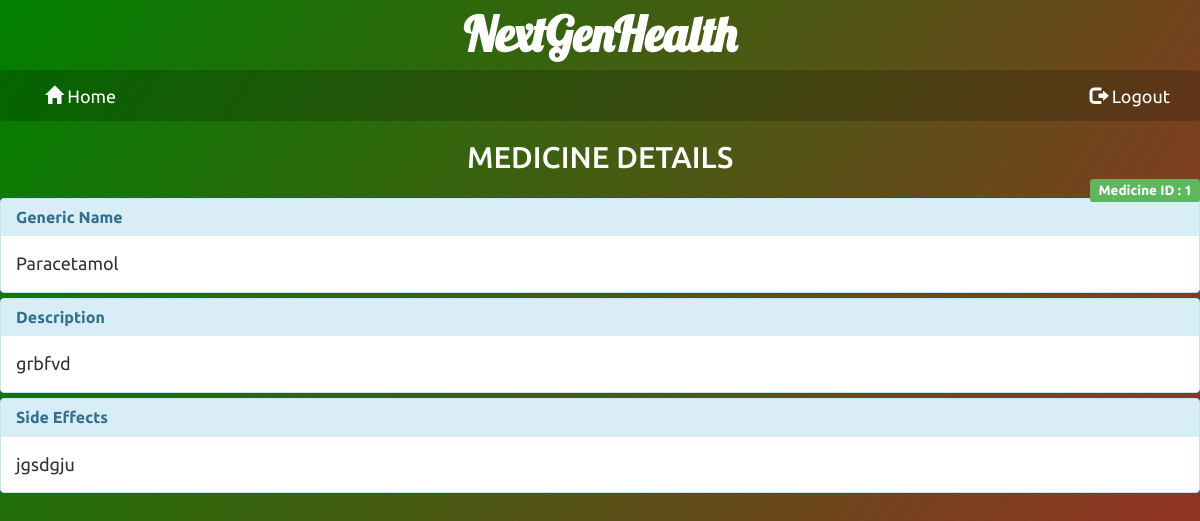
The page /doctor/doc_id=1/med/med_id=1/ (signed in) on the database as committed earlier.
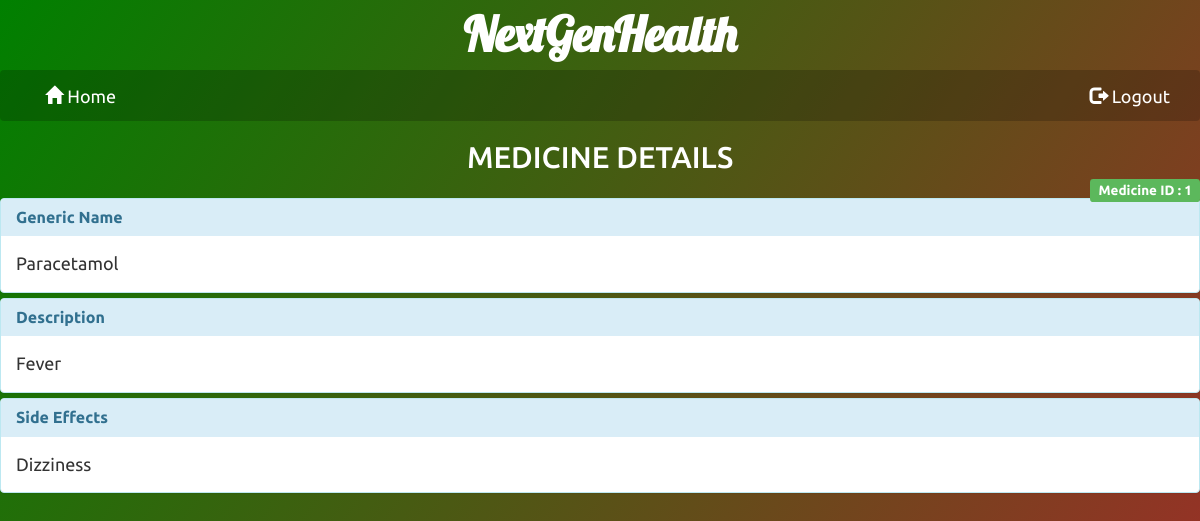
The same page on the database as committed later.
### doctor/models.py (models this page shows, shortened)
class MedReport(models.Model) :
    med_no = models.BigIntegerField(primary_key=True)
    medname = models.CharField(max_length = 50)
    gname = models.CharField(max_length = 100)
    details = models.CharField(max_length = 1000)
    side_effect = models.CharField(max_length = 1000)

### doctor/views.py (the view)
# urls.py: url(r'^doc_id=(?P<doc_id>[0-9]+)/med/med_id=(?P<med_id>[0-9]+)/$' , views.med_info , name = 'med_info') ,
@login_required(login_url = '/doctor/')
def med_info(request , med_id , **kwargs) :
    mreports = MedReport.objects.all()
    template = loader.get_template('med_info.html')
    context = {'mreports' : mreports , 'med_id' : med_id}
    try:
        mid = MedReport.objects.get(pk=med_id)
    except MedReport.DoesNotExist:
       raise Http404("Medicine record does not exist in the database")
    return HttpResponse(template.render(context , request))

### doctor/template/med_info.html (shortened to what this page needs)
<head>
<link rel="stylesheet" href="/static/bootstrap-3.3.7-dist/css/bootstrap.min.css">
<link rel="stylesheet" href="/static/animate.css">
</head>
<body style="font-family: Ubuntu;font-size:18px;" id="info">
  <div class="container-fluid" id="title">
  <div class="page-header" style="height:50px;border:none;text-align:center;font-weight:bold;font-size:48px;color:#fff;margin-top:0;">
    <a href=".." style="text-decoration:none;color:#fff;font-family:Lobster;">NextGenHealth</a>
  </div>
</div>
<div id="nav-wrapper">
  <nav id="nav" class="navbar navbar-default" data-spy="affix" data-offset-top="70" style="border:none;">
    <div class="container-fluid">
      <div class="navbar-collapse collapse">
      <ul class="nav navbar-nav" style="color:#fff;">
        <li id="hm"><a href="../.." id="tag"><span class="glyphicon glyphicon-home"></span> Home</a></li>
      </ul>
      <ul class="nav navbar-nav navbar-right">
        <li><a href="../../../logout" id="tag"><span class="glyphicon glyphicon-log-out"></span> Logout</a></li>
      </ul>
    </div>
    </div>
  </nav>
</div>
<div style="text-align:center;color:#fff;">
  <h2>MEDICINE DETAILS</h2>
</div>
<div style="text-align:right;">
  <span class="label label-success">Medicine ID : {{med_id}}</span>
</div>
{% for m in mreports %}
    {% if med_id == m.med_no|slugify %}
    <div class="panel-group">
      <div class="panel panel-info">
        <div class="panel-heading">
          <h4 class="panel-title">
            <strong>Generic Name</strong>
          </h4>
        </div>
        <div>
          <div class="panel-body">
            {{m.medname}}
          </div>
        </div>
      </div>
      <div class="panel panel-info">
        <div class="panel-heading">
          <h4 class="panel-title">
            <strong>Description</strong>
          </h4>
        </div>
        <div>
          <div class="panel-body">
            {{m.details}}
          </div>
        </div>
      </div>
      <div class="panel panel-info">
        <div class="panel-heading">
          <h4 class="panel-title">
            <strong>Side Effects</strong>
          </h4>
        </div>
        <div>
          <div class="panel-body">
            {{m.side_effect}}
          </div>
        </div>
      </div>
    </div>
    {% endif %}
{% endfor %}
</body>

Rows that differ between the two databases and show on the page:
changed MedReport "Paracetamol": details "grbfvd" → "Fever"; side_effect "jgsdgju" → "Dizziness"
